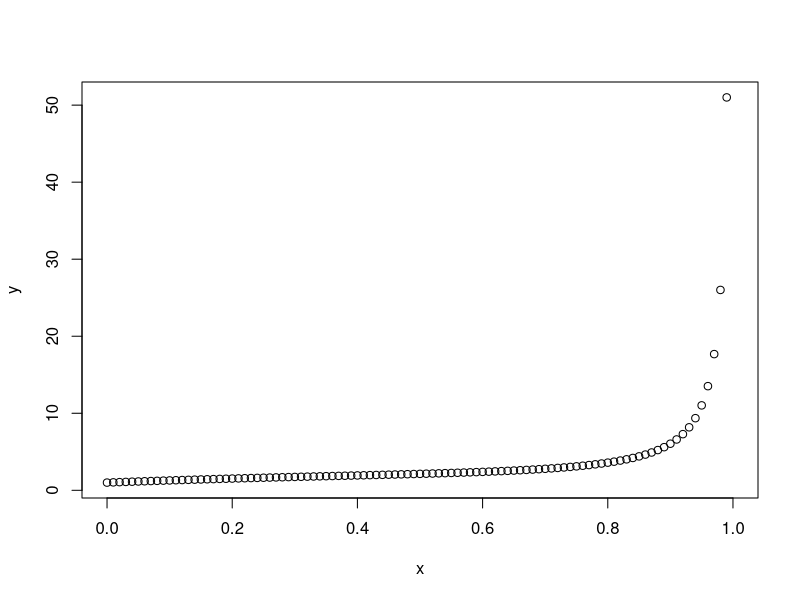
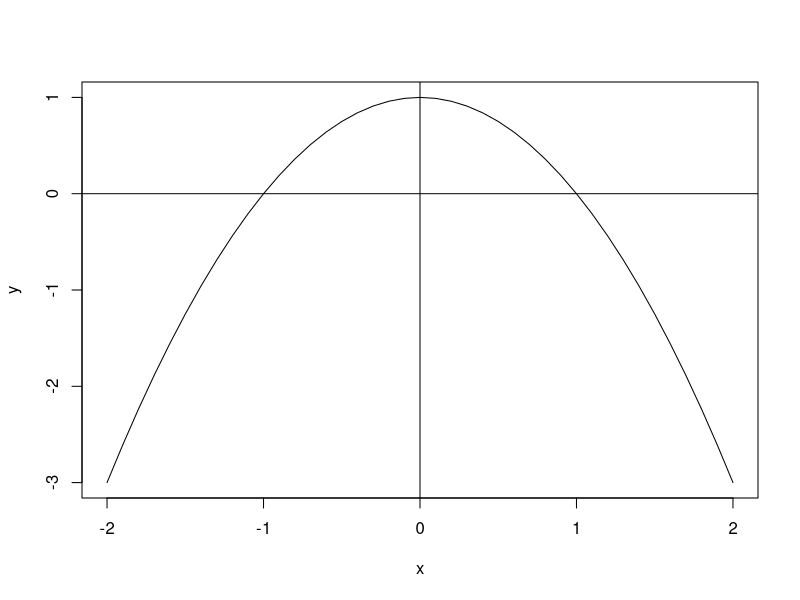
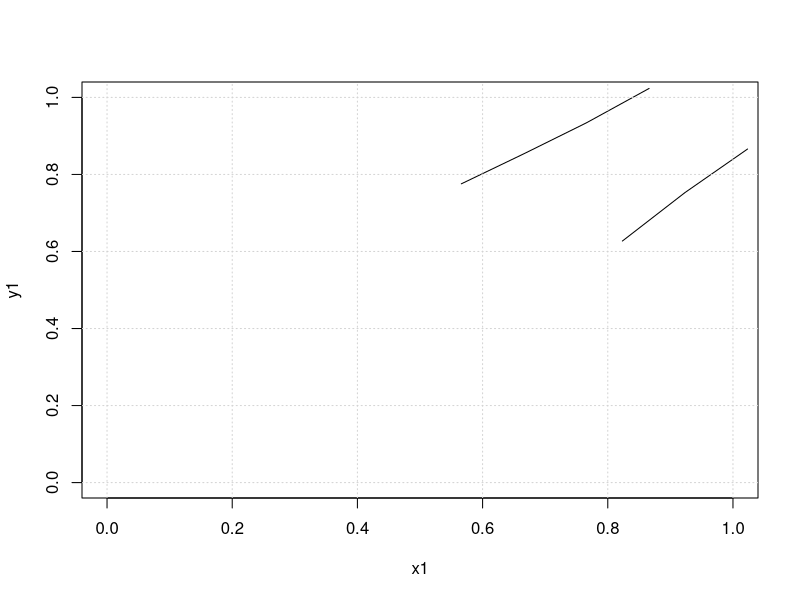

Write the R code that produced these figures, in order.
delta <- as.matrix(rbind(c(3,-2,-3,-4),c(1,2,1,-2),c(6,1,-1,3),c(3,0,2,1)))
result <- as.matrix(c(-2,4,6,5))

d <- det(delta)
d1 <- round(det(cbind(result,delta[,-1])),2)
d2 <- round(det(cbind(delta[,1],result,delta[,c(3,4)])),2)
d3 <- round(det(cbind(delta[,c(1,2)],result,delta[,c(4)])),2)
d4 <- round(det(cbind(delta[,-4],result)),2)

x1 <- d1 / d
x2 <- d2 / d
x3 <- d3 / d
x4 <- d4 / d
x <- as.matrix(c(x1,x2,x3,x4))

test <- delta %*% x

all.equal(result, test)

x <- seq(0, 1, 0.01)
y <- (2 * x^2 - 3 * x - 1) / (x^4 - 1)
plot(x, y)

x <- seq(-2, 2, 0.1)
y <- 1 - x ^ 2
plot(x, y, type = "l")
abline(h=0)
abline(v=0)
integrand <- function(x) {x^2 + 1}
integrate(integrand, lower = -1, upper = 1)

x <- 2
1 / (x + 1/x^6)
(x^-1 + (x^-6)^-1)
(2 + 3 + 4)^-1
2^-1 + 3^-1 + 4^-1

x1 <- seq(sqrt(pi/3), sqrt(pi/6), by=-0.1)
y1 <- sin(x1^2)
plot(x1, y1, type="l", xlim=c(0, 1), ylim=c(0, 1))
x2 <- seq(sqrt(3)/2, 1/2, by=-0.1)
y2 <- sqrt(asin(x2))
lines(x2, y2, type="l")

y1 <- sqrt(asin(x))
lines(x, y1, type="l")

integrand <- function(x) {sin(x^2)}
integrate(integrand, lower = sqrt(pi/6), upper = sqrt(pi/3))

integrand <- function(x) {asin(x)}
integrate(integrand, lower = 1/2, upper = sqrt(3)/2)

lines(x, sqrt(asin(x)))
grid()
